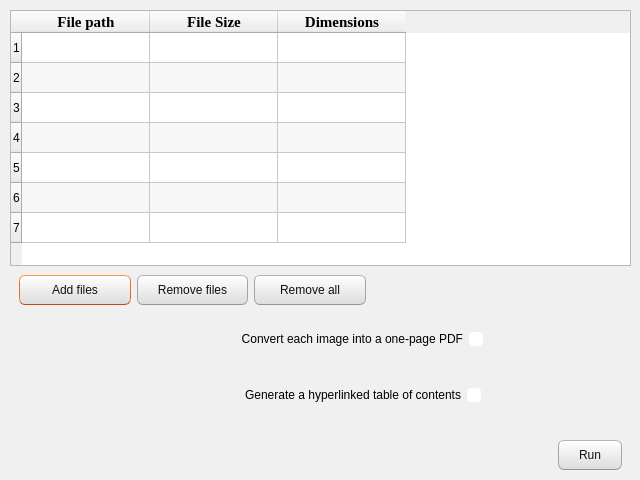
<?xml version="1.0" encoding="UTF-8"?>
<ui version="4.0">
 <class>convertimg</class>
 <widget class="QDialog" name="convertimg">
  <property name="geometry">
   <rect>
    <x>0</x>
    <y>0</y>
    <width>640</width>
    <height>480</height>
   </rect>
  </property>
  <property name="minimumSize">
   <size>
    <width>640</width>
    <height>480</height>
   </size>
  </property>
  <property name="maximumSize">
   <size>
    <width>640</width>
    <height>480</height>
   </size>
  </property>
  <property name="baseSize">
   <size>
    <width>640</width>
    <height>480</height>
   </size>
  </property>
  <property name="windowTitle">
   <string>Convert iamges to PDF files</string>
  </property>
  <property name="windowIcon">
   <iconset resource="media.qrc">
    <normaloff>:/media/merge.svg</normaloff>:/media/merge.svg</iconset>
  </property>
  <property name="styleSheet">
   <string notr="true">/*
Ubuntu Style Sheet for QT Applications
Author: Jaime A. Quiroga P.
Company: GTRONICK
Last updated: 01/10/2021 (dd/mm/yyyy), 15:18.
Available at: https://github.com/GTRONICK/QSS/blob/master/Ubuntu.qss
*/
QMainWindow {
	background-color:#f0f0f0;
}
QCheckBox {
	padding:2px;
}
QCheckBox:hover {
	border:1px solid rgb(255,150,60);
	border-radius:4px;
	padding: 1px;
	background-color:qlineargradient(spread:pad, x1:0.5, y1:1, x2:0.5, y2:0, stop:0 rgba(190, 90, 50, 50), stop:1 rgba(250, 130, 40, 50));
}
QCheckBox::indicator:checked {
	border:1px solid rgb(246, 134, 86);
	border-radius:4px;
  	background-color:rgb(246, 134, 86)
}
QCheckBox::indicator:unchecked {
	border-width:1px solid rgb(246, 134, 86);
	border-radius:4px;
  	background-color:rgb(255,255,255);
}
QColorDialog {
	background-color:#f0f0f0;
}
QComboBox {
	color:rgb(81,72,65);
	background: #ffffff;
}
QComboBox:editable {
	selection-color:rgb(81,72,65);
	selection-background-color: #ffffff;
}
QComboBox QAbstractItemView {
	selection-color: #ffffff;
	selection-background-color: rgb(246, 134, 86);
}
QComboBox:!editable:on, QComboBox::drop-down:editable:on {
	color:  #1e1d23;	
}
QDateTimeEdit, QDateEdit, QDoubleSpinBox, QFontComboBox {
	color:rgb(81,72,65);
	background-color: #ffffff;
}

QDialog {
	background-color:#f0f0f0;
}

QLabel,QLineEdit {
	color:rgb(17,17,17);
}
QLineEdit {
	background-color:rgb(255,255,255);
	selection-background-color:rgb(236,116,64);
}
QMenuBar {
	color:rgb(223,219,210);
	background-color:rgb(65,64,59);
}
QMenuBar::item {
	padding-top:4px;
	padding-left:4px;
	padding-right:4px;
	color:rgb(223,219,210);
	background-color:rgb(65,64,59);
}
QMenuBar::item:selected {
	color:rgb(255,255,255);
	padding-top:2px;
	padding-left:2px;
	padding-right:2px;
	border-top-width:2px;
	border-left-width:2px;
	border-right-width:2px;
	border-top-right-radius:4px;
	border-top-left-radius:4px;
	border-style:solid;
	background-color:rgb(65,64,59);
	border-top-color: rgb(47,47,44);
	border-right-color: qlineargradient(spread:pad, x1:0, y1:1, x2:1, y2:0, stop:0 rgba(90, 87, 78, 255), stop:1 rgba(47,47,44, 255));
	border-left-color:  qlineargradient(spread:pad, x1:1, y1:0, x2:0, y2:0, stop:0 rgba(90, 87, 78, 255), stop:1 rgba(47,47,44, 255));
}
QMenu {
	color:rgb(223,219,210);
	background-color:rgb(65,64,59);
}
QMenu::item {
	color:rgb(223,219,210);
	padding:4px 10px 4px 20px;
}
QMenu::item:selected {
	color:rgb(255,255,255);
	background-color: qlineargradient(spread:pad, x1:0.5, y1:1, x2:0.5, y2:0, stop:0 rgba(225, 108, 54, 255), stop:1 rgba(246, 134, 86, 255));
	border-style:solid;
	border-width:3px;
	padding:4px 7px 4px 17px;
	border-bottom-color:qlineargradient(spread:pad, x1:0.5, y1:1, x2:0.5, y2:0, stop:0 rgba(175,85,48,255), stop:1 rgba(236,114,67, 255));
	border-top-color:qlineargradient(spread:pad, x1:0.5, y1:1, x2:0.5, y2:0, stop:0 rgba(253,156,113,255), stop:1 rgba(205,90,46, 255));
	border-right-color:qlineargradient(spread:pad, x1:0, y1:0.5, x2:1, y2:0.5, stop:0 rgba(253,156,113,255), stop:1 rgba(205,90,46, 255));
	border-left-color:qlineargradient(spread:pad, x1:1, y1:0.5, x2:0, y2:0.5, stop:0 rgba(253,156,113,255), stop:1 rgba(205,90,46, 255));
}
QPlainTextEdit {
	border: 1px solid transparent;
	color:rgb(17,17,17);
	selection-background-color:rgb(236,116,64);
    background-color: #FFFFFF;
}
QProgressBar {
	text-align: center;
	color: rgb(0, 0, 0);
	border: 1px inset rgb(150,150,150); 
	border-radius: 10px;
	background-color:rgb(221,221,219);
}
QProgressBar::chunk:horizontal {
	background-color: qlineargradient(spread:pad, x1:0.5, y1:1, x2:0.5, y2:0, stop:0 rgba(225, 108, 54, 255), stop:1 rgba(246, 134, 86, 255));
	border:1px solid;
	border-radius:8px;
	border-bottom-color:qlineargradient(spread:pad, x1:0.5, y1:1, x2:0.5, y2:0, stop:0 rgba(175,85,48,255), stop:1 rgba(236,114,67, 255));
	border-top-color:qlineargradient(spread:pad, x1:0.5, y1:1, x2:0.5, y2:0, stop:0 rgba(253,156,113,255), stop:1 rgba(205,90,46, 255));
	border-right-color:qlineargradient(spread:pad, x1:0, y1:0.5, x2:1, y2:0.5, stop:0 rgba(253,156,113,255), stop:1 rgba(205,90,46, 255));
	border-left-color:qlineargradient(spread:pad, x1:1, y1:0.5, x2:0, y2:0.5, stop:0 rgba(253,156,113,255), stop:1 rgba(205,90,46, 255));
}
QPushButton{
	color:rgb(17,17,17);
	border-width: 1px;
	border-radius: 6px;
	border-bottom-color: rgb(150,150,150);
	border-right-color: rgb(165,165,165);
	border-left-color: rgb(165,165,165);
	border-top-color: rgb(180,180,180);
	border-style: solid;
	padding: 4px;
	background-color: qlineargradient(spread:pad, x1:0.5, y1:1, x2:0.5, y2:0, stop:0 rgba(220, 220, 220, 255), stop:1 rgba(255, 255, 255, 255));
}
QPushButton:hover{
	color:rgb(17,17,17);
	border-width: 1px;
	border-radius:6px;
	border-top-color: rgb(255,150,60);
	border-right-color: qlineargradient(spread:pad, x1:0, y1:1, x2:1, y2:0, stop:0 rgba(200, 70, 20, 255), stop:1 rgba(255,150,60, 255));
	border-left-color:  qlineargradient(spread:pad, x1:1, y1:0, x2:0, y2:0, stop:0 rgba(200, 70, 20, 255), stop:1 rgba(255,150,60, 255));
	border-bottom-color: rgb(200,70,20);
	border-style: solid;
	padding: 2px;
	background-color: qlineargradient(spread:pad, x1:0.5, y1:1, x2:0.5, y2:0, stop:0 rgba(220, 220, 220, 255), stop:1 rgba(255, 255, 255, 255));
}
QPushButton:default{
	color:rgb(17,17,17);
	border-width: 1px;
	border-radius:6px;
	border-top-color: rgb(255,150,60);
	border-right-color: qlineargradient(spread:pad, x1:0, y1:1, x2:1, y2:0, stop:0 rgba(200, 70, 20, 255), stop:1 rgba(255,150,60, 255));
	border-left-color:  qlineargradient(spread:pad, x1:1, y1:0, x2:0, y2:0, stop:0 rgba(200, 70, 20, 255), stop:1 rgba(255,150,60, 255));
	border-bottom-color: rgb(200,70,20);
	border-style: solid;
	padding: 2px;
	background-color: qlineargradient(spread:pad, x1:0.5, y1:1, x2:0.5, y2:0, stop:0 rgba(220, 220, 220, 255), stop:1 rgba(255, 255, 255, 255));
}
QPushButton:pressed{
	color:rgb(17,17,17);
	border-width: 1px;
	border-radius: 6px;
	border-width: 1px;
	border-top-color: rgba(255,150,60,200);
	border-right-color: qlineargradient(spread:pad, x1:0, y1:1, x2:1, y2:0, stop:0 rgba(200, 70, 20, 255), stop:1 rgba(255,150,60, 200));
	border-left-color:  qlineargradient(spread:pad, x1:1, y1:0, x2:0, y2:0, stop:0 rgba(200, 70, 20, 255), stop:1 rgba(255,150,60, 200));
	border-bottom-color: rgba(200,70,20,200);
	border-style: solid;
	padding: 2px;
	background-color: qlineargradient(spread:pad, x1:0.5, y1:0, x2:0.5, y2:1, stop:0 rgba(220, 220, 220, 255), stop:1 rgba(255, 255, 255, 255));
}
QPushButton:disabled{
	color:rgb(174,167,159);
	border-width: 1px;
	border-radius: 6px;
	background-color: qlineargradient(spread:pad, x1:0.5, y1:1, x2:0.5, y2:0, stop:0 rgba(200, 200, 200, 255), stop:1 rgba(230, 230, 230, 255));
}
QRadioButton {
	padding: 1px;
}
QRadioButton::indicator:checked {
	height: 10px;
	width: 10px;
	border-style:solid;
	border-radius:5px;
	border-width: 1px;
	border-color: rgba(246, 134, 86, 255);
	color: #a9b7c6;
	background-color:rgba(246, 134, 86, 255);
}
QRadioButton::indicator:!checked {
	height: 10px;
	width: 10px;
	border-style:solid;
	border-radius:5px;
	border-width: 1px;
	border-color: rgb(246, 134, 86);
	color: #a9b7c6;
	background-color: transparent;
}
QScrollArea {
	color: white;
	background-color:#f0f0f0;
}
QSlider::groove {
	border-style: solid;
	border-width: 1px;
	border-color: rgb(207,207,207);
}
QSlider::groove:horizontal {
	height: 5px;
	background: rgb(246, 134, 86);
}
QSlider::groove:vertical {
	width: 5px;
	background: rgb(246, 134, 86);
}
QSlider::handle:horizontal {
	background: rgb(253,253,253);
	border-style: solid;
	border-width: 1px;
	border-color: rgb(207,207,207);
	width: 12px;
	margin: -5px 0;
	border-radius: 7px;
}
QSlider::handle:vertical {
	background: rgb(253,253,253);
	border-style: solid;
	border-width: 1px;
	border-color: rgb(207,207,207);
	height: 12px;
	margin: 0 -5px;
	border-radius: 7px;
}
QSlider::add-page:horizontal, QSlider::add-page:vertical {
 	background: white;
}
QSlider::sub-page:horizontal, QSlider::sub-page:vertical {
	background: rgb(246, 134, 86);
}
QStatusBar, QSpinBox {
	color:rgb(81,72,65);
}
QSpinBox {
	background-color: #ffffff;
}
QScrollBar:horizontal {
	max-height: 20px;
	border: 1px transparent;
	margin: 0px 20px 0px 20px;
}
QScrollBar::handle:horizontal {
	background: rgb(253,253,253);
	border: 1px solid rgb(207,207,207);
	border-radius: 7px;
	min-width: 25px;
}
QScrollBar::handle:horizontal:hover {
	background: rgb(253,253,253);
	border: 1px solid rgb(255,150,60);
	border-radius: 7px;
	min-width: 25px;
}
QScrollBar::add-line:horizontal {
  	border: 1px solid rgb(207,207,207);
  	border-top-right-radius: 7px;
  	border-top-left-radius: 7px;
  	border-bottom-right-radius: 7px;
  	background: rgb(255, 255, 255);
  	width: 20px;
  	subcontrol-position: right;
  	subcontrol-origin: margin;
}
QScrollBar::add-line:horizontal:hover {
  	border: 1px solid rgb(255,150,60);
  	border-top-right-radius: 7px;
  	border-top-left-radius: 7px;
  	border-bottom-right-radius: 7px;
  	background: rgb(255, 255, 255);
  	width: 20px;
  	subcontrol-position: right;
  	subcontrol-origin: margin;
}
QScrollBar::add-line:horizontal:pressed {
  	border: 1px solid grey;
  	border-top-left-radius: 7px;
  	border-top-right-radius: 7px;
  	border-bottom-right-radius: 7px;
  	background: rgb(231,231,231);
  	width: 20px;
  	subcontrol-position: right;
  	subcontrol-origin: margin;
}
QScrollBar::sub-line:horizontal {
  	border: 1px solid rgb(207,207,207);
  	border-top-right-radius: 7px;
  	border-top-left-radius: 7px;
  	border-bottom-left-radius: 7px;
  	background: rgb(255, 255, 255);
  	width: 20px;
  	subcontrol-position: left;
  	subcontrol-origin: margin;
}
QScrollBar::sub-line:horizontal:hover {
  	border: 1px solid rgb(255,150,60);
  	border-top-right-radius: 7px;
  	border-top-left-radius: 7px;
  	border-bottom-left-radius: 7px;
  	background: rgb(255, 255, 255);
  	width: 20px;
  	subcontrol-position: left;
  	subcontrol-origin: margin;
}
QScrollBar::sub-line:horizontal:pressed {
  	border: 1px solid grey;
  	border-top-right-radius: 7px;
  	border-top-left-radius: 7px;
  	border-bottom-left-radius: 7px;
  	background: rgb(231,231,231);
  	width: 20px;
  	subcontrol-position: left;
  	subcontrol-origin: margin;
}
QScrollBar::left-arrow:horizontal {
  	border: 1px transparent grey;
  	border-top-left-radius: 3px;
  	border-bottom-left-radius: 3px;
  	width: 6px;
  	height: 6px;
  	background: rgb(230,230,230);
}
QScrollBar::right-arrow:horizontal {
	border: 1px transparent grey;
	border-top-right-radius: 3px;
	border-bottom-right-radius: 3px;
  	width: 6px;
  	height: 6px;
 	background: rgb(230,230,230);
}
QScrollBar::add-page:horizontal, QScrollBar::sub-page:horizontal {
 	background: none;
} 
QScrollBar:vertical {
	max-width: 20px;
	border: 1px transparent grey;
	margin: 20px 0px 20px 0px;
}
QScrollBar::add-line:vertical {
	border: 1px solid;
	border-color: rgb(207,207,207);
	border-bottom-right-radius: 7px;
	border-bottom-left-radius: 7px;
	border-top-left-radius: 7px;
	background: rgb(255, 255, 255);
  	height: 20px;
  	subcontrol-position: bottom;
  	subcontrol-origin: margin;
}
QScrollBar::add-line:vertical:hover {
  	border: 1px solid;
  	border-color: rgb(255,150,60);
  	border-bottom-right-radius: 7px;
  	border-bottom-left-radius: 7px;
  	border-top-left-radius: 7px;
  	background: rgb(255, 255, 255);
  	height: 20px;
  	subcontrol-position: bottom;
  	subcontrol-origin: margin;
}
QScrollBar::add-line:vertical:pressed {
  	border: 1px solid grey;
  	border-bottom-left-radius: 7px;
  	border-bottom-right-radius: 7px;
  	border-top-left-radius: 7px;
  	background: rgb(231,231,231);
  	height: 20px;
  	subcontrol-position: bottom;
  	subcontrol-origin: margin;
}
QScrollBar::sub-line:vertical {
  	border: 1px solid rgb(207,207,207);
  	border-top-right-radius: 7px;
  	border-top-left-radius: 7px;
  	border-bottom-left-radius: 7px;
  	background: rgb(255, 255, 255);
  	height: 20px;
  	subcontrol-position: top;
  	subcontrol-origin: margin;
}
QScrollBar::sub-line:vertical:hover {
  	border: 1px solid rgb(255,150,60);
  	border-top-right-radius: 7px;
  	border-top-left-radius: 7px;
  	border-bottom-left-radius: 7px;
	background: rgb(255, 255, 255);
  	height: 20px;
  	subcontrol-position: top;
  	subcontrol-origin: margin;
}
QScrollBar::sub-line:vertical:pressed {
  	border: 1px solid grey;
  	border-top-left-radius: 7px;
  	border-top-right-radius: 7px;
  	background: rgb(231,231,231);
 	height: 20px;
  	subcontrol-position: top;
  	subcontrol-origin: margin;
}
QScrollBar::handle:vertical {
	background: rgb(253,253,253);
	border: 1px solid rgb(207,207,207);
	border-radius: 7px;
	min-height: 25px;
}
QScrollBar::handle:vertical:hover {
	background: rgb(253,253,253);
	border: 1px solid rgb(255,150,60);
	border-radius: 7px;
	min-height: 25px;
}
QScrollBar::up-arrow:vertical {
	border: 1px transparent grey;
  	border-top-left-radius: 3px;
	border-top-right-radius: 3px;
  	width: 6px;
  	height: 6px;
  	background: rgb(230,230,230);
}
QScrollBar::down-arrow:vertical {
  	border: 1px transparent grey;
  	border-bottom-left-radius: 3px;
  	border-bottom-right-radius: 3px;
  	width: 6px;
  	height: 6px;
  	background: rgb(230,230,230);
}
QScrollBar::add-page:vertical, QScrollBar::sub-page:vertical {
  	background: none;
}
QTabWidget {
	color:rgb(0,0,0);
	background-color:rgb(247,246,246);
}
QTabWidget::pane {
	border-color: rgb(180,180,180);
	background-color:rgb(247,246,246);
	border-style: solid;
	border-width: 1px;
  	border-radius: 6px;
}
QTabBar::tab {
	padding-left:4px;
	padding-right:4px;
	padding-bottom:2px;
	padding-top:2px;
	color:rgb(81,72,65);
  	background-color: qlineargradient(spread:pad, x1:0.5, y1:1, x2:0.5, y2:0, stop:0 rgba(221,218,217,255), stop:1 rgba(240,239,238,255));
	border-style: solid;
	border-width: 1px;
  	border-top-right-radius:4px;
	border-top-left-radius:4px;
	border-top-color: rgb(180,180,180);
	border-left-color: rgb(180,180,180);
	border-right-color: rgb(180,180,180);
	border-bottom-color: transparent;
}
QTabBar::tab:selected, QTabBar::tab:last:selected, QTabBar::tab:hover {
  	background-color:rgb(247,246,246);
  	margin-left: 0px;
  	margin-right: 1px;
}
QTabBar::tab:!selected {
	margin-top: 1px;
	margin-right: 1px;
}
QTextEdit {
	border-width: 1px;
	border-style: solid;
	border-color:transparent;
	color:rgb(17,17,17);
	selection-background-color:rgb(236,116,64);
}
QTimeEdit, QToolBox, QToolBox::tab, QToolBox::tab:selected {
	color:rgb(81,72,65);
	background-color: #ffffff;
}</string>
  </property>
  <widget class="QWidget" name="layoutWidget">
   <property name="geometry">
    <rect>
     <x>0</x>
     <y>-10</y>
     <width>641</width>
     <height>491</height>
    </rect>
   </property>
   <layout class="QVBoxLayout" name="vbox44">
    <property name="spacing">
     <number>0</number>
    </property>
    <property name="leftMargin">
     <number>10</number>
    </property>
    <property name="topMargin">
     <number>20</number>
    </property>
    <property name="rightMargin">
     <number>10</number>
    </property>
    <property name="bottomMargin">
     <number>2</number>
    </property>
    <item>
     <widget class="QTableWidget" name="tbl44">
      <property name="minimumSize">
       <size>
        <width>360</width>
        <height>128</height>
       </size>
      </property>
      <property name="maximumSize">
       <size>
        <width>720</width>
        <height>256</height>
       </size>
      </property>
      <property name="showDropIndicator" stdset="0">
       <bool>false</bool>
      </property>
      <property name="dragEnabled">
       <bool>true</bool>
      </property>
      <property name="dragDropOverwriteMode">
       <bool>false</bool>
      </property>
      <property name="dragDropMode">
       <enum>QAbstractItemView::InternalMove</enum>
      </property>
      <property name="alternatingRowColors">
       <bool>true</bool>
      </property>
      <property name="rowCount">
       <number>7</number>
      </property>
      <property name="columnCount">
       <number>3</number>
      </property>
      <attribute name="horizontalHeaderVisible">
       <bool>true</bool>
      </attribute>
      <attribute name="horizontalHeaderCascadingSectionResizes">
       <bool>false</bool>
      </attribute>
      <attribute name="horizontalHeaderMinimumSectionSize">
       <number>64</number>
      </attribute>
      <attribute name="horizontalHeaderDefaultSectionSize">
       <number>128</number>
      </attribute>
      <row/>
      <row/>
      <row/>
      <row/>
      <row/>
      <row/>
      <row/>
      <column>
       <property name="text">
        <string>File path</string>
       </property>
       <property name="font">
        <font>
         <family>Liberation Serif</family>
         <pointsize>11</pointsize>
         <italic>false</italic>
         <bold>true</bold>
        </font>
       </property>
      </column>
      <column>
       <property name="text">
        <string>File Size</string>
       </property>
       <property name="font">
        <font>
         <family>Liberation Serif</family>
         <pointsize>11</pointsize>
         <italic>false</italic>
         <bold>true</bold>
        </font>
       </property>
      </column>
      <column>
       <property name="text">
        <string>Dimensions</string>
       </property>
       <property name="font">
        <font>
         <family>Liberation Serif</family>
         <pointsize>11</pointsize>
         <italic>false</italic>
         <bold>true</bold>
        </font>
       </property>
      </column>
     </widget>
    </item>
    <item>
     <widget class="QFrame" name="hbox45">
      <property name="minimumSize">
       <size>
        <width>0</width>
        <height>24</height>
       </size>
      </property>
      <property name="maximumSize">
       <size>
        <width>16777215</width>
        <height>48</height>
       </size>
      </property>
      <layout class="QHBoxLayout" name="horizontalLayout_6">
       <item>
        <widget class="QPushButton" name="btn45a">
         <property name="minimumSize">
          <size>
           <width>96</width>
           <height>24</height>
          </size>
         </property>
         <property name="maximumSize">
          <size>
           <width>128</width>
           <height>32</height>
          </size>
         </property>
         <property name="layoutDirection">
          <enum>Qt::LeftToRight</enum>
         </property>
         <property name="text">
          <string>Add files</string>
         </property>
         <property name="icon">
          <iconset resource="media.qrc">
           <normaloff>:/media/add-document.svg</normaloff>:/media/add-document.svg</iconset>
         </property>
        </widget>
       </item>
       <item>
        <widget class="QPushButton" name="btn45b">
         <property name="minimumSize">
          <size>
           <width>96</width>
           <height>24</height>
          </size>
         </property>
         <property name="maximumSize">
          <size>
           <width>128</width>
           <height>32</height>
          </size>
         </property>
         <property name="text">
          <string>Remove files</string>
         </property>
         <property name="icon">
          <iconset resource="media.qrc">
           <normaloff>:/media/document-subtract.svg</normaloff>:/media/document-subtract.svg</iconset>
         </property>
        </widget>
       </item>
       <item>
        <widget class="QPushButton" name="btn45c">
         <property name="minimumSize">
          <size>
           <width>96</width>
           <height>24</height>
          </size>
         </property>
         <property name="maximumSize">
          <size>
           <width>128</width>
           <height>32</height>
          </size>
         </property>
         <property name="text">
          <string>Remove all</string>
         </property>
         <property name="icon">
          <iconset resource="media.qrc">
           <normaloff>:/media/clean.svg</normaloff>:/media/clean.svg</iconset>
         </property>
        </widget>
       </item>
       <item>
        <spacer name="hspc45">
         <property name="orientation">
          <enum>Qt::Horizontal</enum>
         </property>
         <property name="sizeType">
          <enum>QSizePolicy::Maximum</enum>
         </property>
         <property name="sizeHint" stdset="0">
          <size>
           <width>256</width>
           <height>20</height>
          </size>
         </property>
        </spacer>
       </item>
      </layout>
     </widget>
    </item>
    <item>
     <widget class="QFrame" name="qfrm46">
      <property name="minimumSize">
       <size>
        <width>0</width>
        <height>32</height>
       </size>
      </property>
      <property name="maximumSize">
       <size>
        <width>16777215</width>
        <height>48</height>
       </size>
      </property>
      <layout class="QHBoxLayout" name="horizontalLayout_2">
       <item>
        <spacer name="hspc46a">
         <property name="orientation">
          <enum>Qt::Horizontal</enum>
         </property>
         <property name="sizeType">
          <enum>QSizePolicy::Maximum</enum>
         </property>
         <property name="sizeHint" stdset="0">
          <size>
           <width>100</width>
           <height>20</height>
          </size>
         </property>
        </spacer>
       </item>
       <item>
        <widget class="QLabel" name="icon46">
         <property name="minimumSize">
          <size>
           <width>16</width>
           <height>16</height>
          </size>
         </property>
         <property name="maximumSize">
          <size>
           <width>24</width>
           <height>24</height>
          </size>
         </property>
         <property name="text">
          <string/>
         </property>
         <property name="pixmap">
          <pixmap resource="media.qrc">:/media/document-add.svg</pixmap>
         </property>
         <property name="scaledContents">
          <bool>true</bool>
         </property>
        </widget>
       </item>
       <item>
        <widget class="QCheckBox" name="check46">
         <property name="minimumSize">
          <size>
           <width>128</width>
           <height>32</height>
          </size>
         </property>
         <property name="maximumSize">
          <size>
           <width>320</width>
           <height>48</height>
          </size>
         </property>
         <property name="baseSize">
          <size>
           <width>0</width>
           <height>32</height>
          </size>
         </property>
         <property name="layoutDirection">
          <enum>Qt::RightToLeft</enum>
         </property>
         <property name="text">
          <string>Convert each image into a one-page PDF</string>
         </property>
         <property name="shortcut">
          <string notr="true"/>
         </property>
        </widget>
       </item>
       <item>
        <spacer name="hspc46b">
         <property name="orientation">
          <enum>Qt::Horizontal</enum>
         </property>
         <property name="sizeType">
          <enum>QSizePolicy::Minimum</enum>
         </property>
         <property name="sizeHint" stdset="0">
          <size>
           <width>128</width>
           <height>20</height>
          </size>
         </property>
        </spacer>
       </item>
      </layout>
     </widget>
    </item>
    <item>
     <layout class="QHBoxLayout" name="hbox47">
      <property name="leftMargin">
       <number>9</number>
      </property>
      <property name="topMargin">
       <number>9</number>
      </property>
      <property name="rightMargin">
       <number>9</number>
      </property>
      <property name="bottomMargin">
       <number>9</number>
      </property>
      <item>
       <spacer name="hspc47a">
        <property name="orientation">
         <enum>Qt::Horizontal</enum>
        </property>
        <property name="sizeType">
         <enum>QSizePolicy::Maximum</enum>
        </property>
        <property name="sizeHint" stdset="0">
         <size>
          <width>100</width>
          <height>10</height>
         </size>
        </property>
       </spacer>
      </item>
      <item>
       <widget class="QLabel" name="icon47">
        <property name="minimumSize">
         <size>
          <width>16</width>
          <height>16</height>
         </size>
        </property>
        <property name="maximumSize">
         <size>
          <width>24</width>
          <height>24</height>
         </size>
        </property>
        <property name="text">
         <string/>
        </property>
        <property name="pixmap">
         <pixmap resource="media.qrc">:/media/table-of-contents.svg</pixmap>
        </property>
        <property name="scaledContents">
         <bool>true</bool>
        </property>
       </widget>
      </item>
      <item>
       <widget class="QCheckBox" name="check47">
        <property name="minimumSize">
         <size>
          <width>128</width>
          <height>32</height>
         </size>
        </property>
        <property name="maximumSize">
         <size>
          <width>320</width>
          <height>48</height>
         </size>
        </property>
        <property name="baseSize">
         <size>
          <width>0</width>
          <height>32</height>
         </size>
        </property>
        <property name="layoutDirection">
         <enum>Qt::RightToLeft</enum>
        </property>
        <property name="text">
         <string>Generate a hyperlinked table of contents</string>
        </property>
        <property name="shortcut">
         <string notr="true"/>
        </property>
       </widget>
      </item>
      <item>
       <spacer name="hspc47b">
        <property name="orientation">
         <enum>Qt::Horizontal</enum>
        </property>
        <property name="sizeType">
         <enum>QSizePolicy::Minimum</enum>
        </property>
        <property name="sizeHint" stdset="0">
         <size>
          <width>128</width>
          <height>10</height>
         </size>
        </property>
       </spacer>
      </item>
     </layout>
    </item>
    <item>
     <widget class="QFrame" name="qfrm48">
      <property name="minimumSize">
       <size>
        <width>0</width>
        <height>24</height>
       </size>
      </property>
      <property name="maximumSize">
       <size>
        <width>16777215</width>
        <height>48</height>
       </size>
      </property>
      <property name="layoutDirection">
       <enum>Qt::LeftToRight</enum>
      </property>
      <layout class="QHBoxLayout" name="horizontalLayout">
       <property name="spacing">
        <number>6</number>
       </property>
       <property name="topMargin">
        <number>12</number>
       </property>
       <property name="bottomMargin">
        <number>6</number>
       </property>
       <item>
        <spacer name="hspc48">
         <property name="orientation">
          <enum>Qt::Horizontal</enum>
         </property>
         <property name="sizeHint" stdset="0">
          <size>
           <width>40</width>
           <height>20</height>
          </size>
         </property>
        </spacer>
       </item>
       <item>
        <widget class="QPushButton" name="btn48">
         <property name="minimumSize">
          <size>
           <width>64</width>
           <height>24</height>
          </size>
         </property>
         <property name="maximumSize">
          <size>
           <width>64</width>
           <height>32</height>
          </size>
         </property>
         <property name="text">
          <string>Run</string>
         </property>
         <property name="icon">
          <iconset resource="media.qrc">
           <normaloff>:/media/merge.svg</normaloff>:/media/merge.svg</iconset>
         </property>
        </widget>
       </item>
      </layout>
     </widget>
    </item>
   </layout>
  </widget>
 </widget>
 <resources>
  <include location="media.qrc"/>
 </resources>
 <connections/>
</ui>
